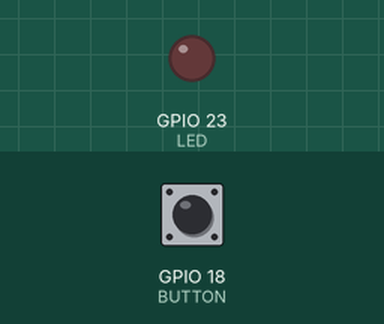
The program below on a simulated ESP32. Parts: output pins drawn as LEDs (lit = HIGH). Inputs (shaded band) come from the test bench; at power-on: GPIO 18 (BUTTON) HIGH.

Above: at 1.2 s.
1.3 s: GPIO 18 (BUTTON) pulled LOW for 0.15 s
At 2.5 s:
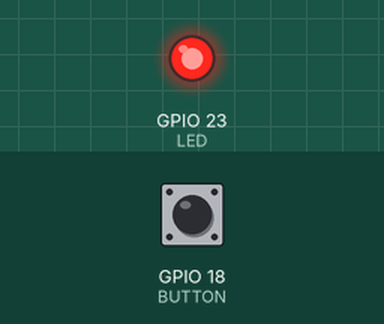
2.9 s: GPIO 18 (BUTTON) pulled LOW for 1 s
At 3.9 s:
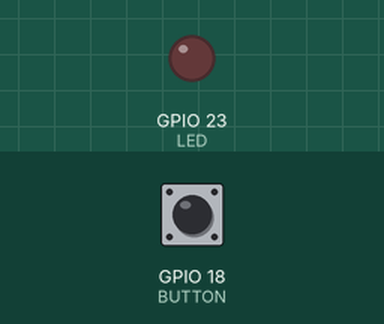
5.4 s: GPIO 18 (BUTTON) pulled LOW for 3.2 s
At 5.8 s:
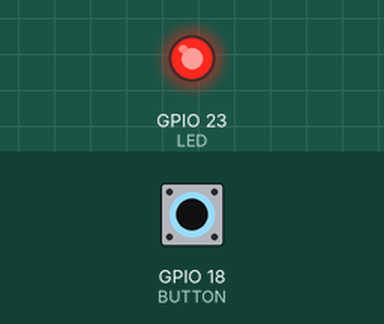
Timing chart, 0 to 8.4 s (numbered marks = the images above; inputs shaded):
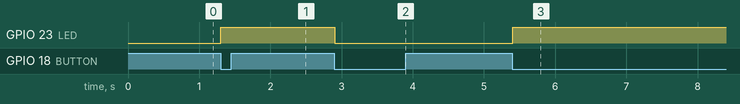

The program:

main.cpp
```cpp
#include <Arduino.h>

const int BUTTON = 18;
const int LED = 23;

bool ledState = false;
bool lastButton = HIGH;

void setup() {
  pinMode(BUTTON, INPUT_PULLUP);
  pinMode(LED, OUTPUT);
}

void loop() {
  bool button = digitalRead(BUTTON);

  if (lastButton == HIGH && button == LOW) {
    ledState = !ledState;
    digitalWrite(LED, ledState);
  }

  lastButton = button;
  delay(50);
}

/*
NOTE:
Detect the transition from HIGH to LOW, rather than simply checking whether the button is pressed.
This ensures that holding the button does not repeatedly toggle the LED.
*/
```

Measured:
- after the input at 1.3 s, GPIO 23 (LED): LOW → HIGH at once
- after the input at 2.9 s, GPIO 23 (LED): HIGH → LOW at once
- after the input at 5.4 s, GPIO 23 (LED): LOW → HIGH at once
